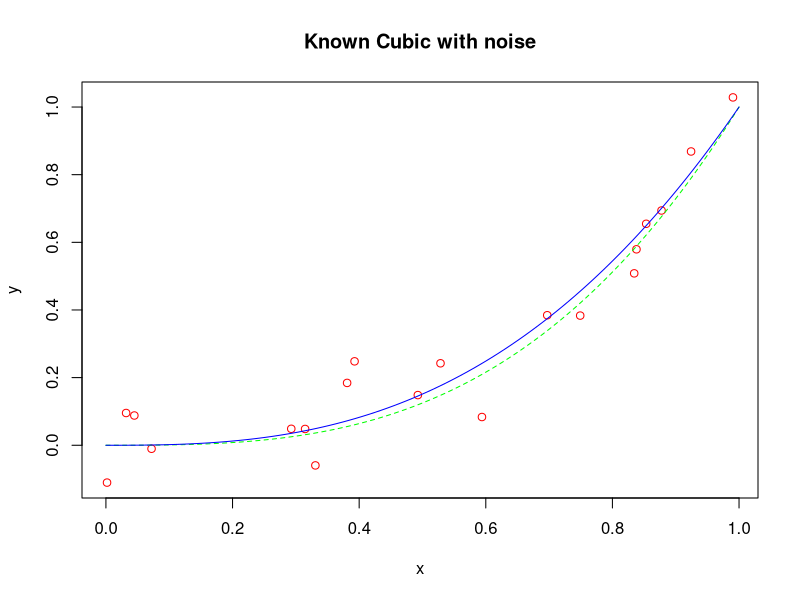
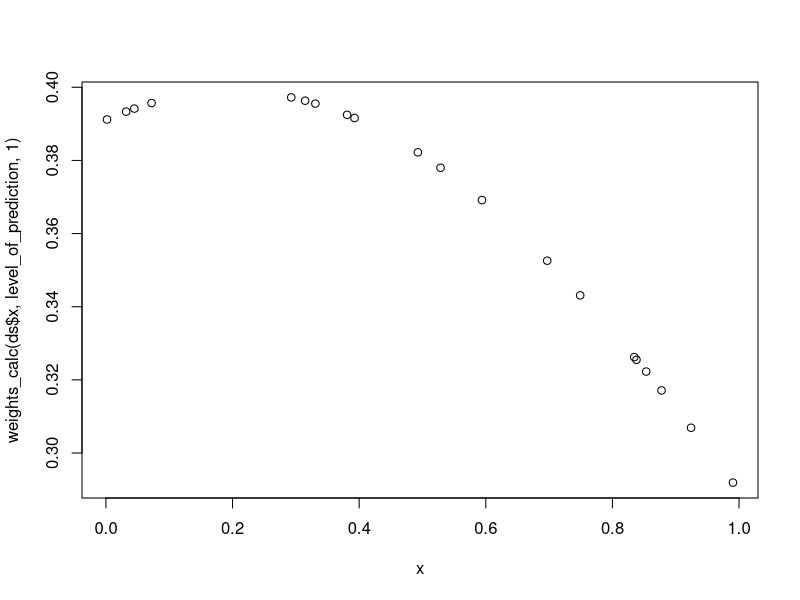

The R source for these figures, in order: (Note: this script raises an error after producing the figures.)
weights_calc <- function(vec , level_of_prediction, skew){
  new_vec = level_of_prediction - vec 
  weights <- dnorm(new_vec,0,skew)
  return(weights)
}

smape <- function(actual,forecasted){
  smape <- 1 / (length(actual)) *sum( abs(forecasted - actual) / ((abs(actual) + abs(forecasted)) / 2)  )
  return(smape)
  
}


set.seed(1485)
len <- 20
level_of_prediction <- 0.2
x <- runif(len)
y <- x^3 + rnorm(len,0,0.1)
ds <- data.frame(x = x, y = y)
plot(y ~ x, main = "Known Cubic with noise",col = "red")
s <- seq(0,1,length = 100)
lines(s,s^3,lty = 2, col = "green")
fit1 <- nls(y ~ I(x^power), 
            data = ds , 
            start = list(power = 1 ) , 
            trace = T,
            weights = weights_calc(ds$x,level_of_prediction,0.4)
            )
m=summary(fit1)$coefficients[1]
lines(s,s^m,col = "blue")

smape(y,s^m)
smape(y,s^3)
m
#sum(weights)
plot (x,weights_calc(ds$x,level_of_prediction,1))

plot(x,hx)

